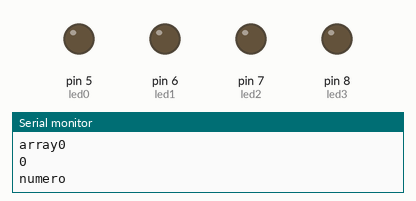
A sketch run on a simulated Arduino Uno, built with avr-gcc and run on an emulated ATmega328P. Shown: output pins drawn as LEDs (lit = HIGH), the last lines printed to the serial monitor.

Above: at 0.1 s.
At 2.3 s:
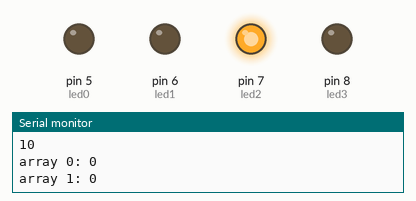
At 4.4 s:
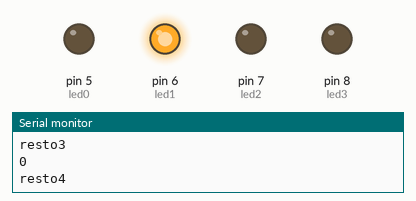
At 7.7 s:
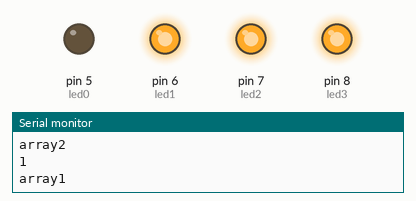
At 12.1 s:
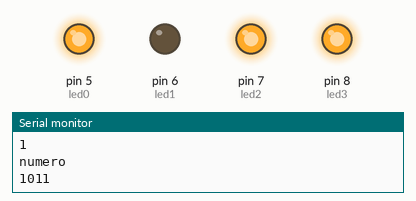
At 16.4 s:
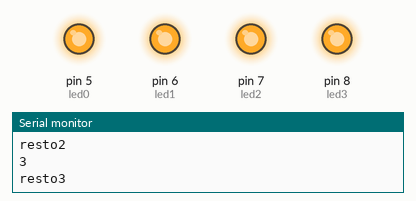
Timing chart, 0 to 17.9 s (numbered marks = the images above):
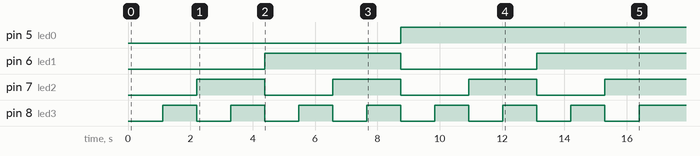

Measured:
- by itself, pin 5 (led0): LOW → HIGH at 8.7 s
- by itself, pin 6 (led1): LOW → HIGH at 4.4 s, → LOW 4.4 s later, → HIGH 4.4 s later
- by itself, pin 7 (led2): alternates HIGH for 2.2 s and LOW for 2.2 s, 7 changes in all, then stays HIGH
- by itself, pin 8 (led3): alternates HIGH for 1.1 s and LOW for 1.1 s, 15 changes in all, then stays HIGH

The sketch:

CFGS_MP10_LL006_SABERNEMES_004_LEDS_JUDIT_MARTIN_VILA.ino
```cpp
/**********************************************************************************
**                                                                               **
**                              Array de 8 LEDs                                  **
**                                                                               **
** NOM: JUDIT MARTIN                                          DATA: 27/03/2021   **
**********************************************************************************/

//********** Includes *************************************************************

//********** Variables ************************************************************
const int led0 = 5;          // donar nom al pin 5 de l’Arduino
const int led1 = 6;          // donar nom al pin 6 de l’Arduino
const int led2 = 7;          // donar nom al pin 7 de l’Arduino
const int led3 = 8;          // donar nom al pin 8 de l’Arduino
int numero = 0;
int resto1;
int resto2;
int resto3;
int resto4;
int myarray[3];

//********** Setup ****************************************************************
void setup()
{
  Serial.begin(9600);    // obre el port sèrie configurant la velocitat a 9600bps
  pinMode(led0, OUTPUT);     // definir el pin 5 com una sortida
  pinMode(led1, OUTPUT);     // definir el pin 6 com una sortida
  pinMode(led2, OUTPUT);     // definir el pin 7 com una sortida
  pinMode(led3, OUTPUT);     // definir el pin 8 com una sortida
}

//********** Loop *****************************************************************
void loop()
{
while (numero <= 15){

    Serial.println(numero);

    resto1 = numero / 2;
    Serial.println("resto1");
    Serial.println(resto1);

    resto2 = resto1 / 2;
    Serial.println("resto2");
    Serial.println(resto2);

    resto3 = resto2 / 2;
    Serial.println("resto3");
    Serial.println(resto3);

    resto4 = resto3 / 2;
    Serial.println("resto4");
    Serial.println(resto4);

    myarray[3]= numero % 2;
    Serial.println("array3");
    Serial.println(myarray[3]);

    myarray[2]= resto1 % 2;
    Serial.println("array2");
    Serial.println(myarray[2]);

    myarray[1]= resto2 % 2;
    Serial.println("array1");
    Serial.println(myarray[1]);

    myarray[0]= resto3 % 2;
    Serial.println("array0");
    Serial.println(myarray[0]);

    if (myarray[3]>=1){
      digitalWrite(led3, HIGH);
    }
    else {
      digitalWrite(led3, LOW);
    }

    if (myarray[2]>=1){
      digitalWrite(led2, HIGH);
    }
        else {
      digitalWrite(led2, LOW);
    }

    if (myarray[1]>=1){
      digitalWrite(led1, HIGH);
    }
    else {
      digitalWrite(led1, LOW);
    }

    if (myarray[0]>=1){
      digitalWrite(led0, HIGH);
    }
    else {
      digitalWrite(led0, LOW);
    }
    Serial.println("numero");
    Serial.println(numero, BIN);
    numero++;
    Serial.print("array 0: ");
    Serial.println(myarray[0]);
    Serial.print("array 1: ");
    Serial.println(myarray[1]);
    Serial.print("array 2: ");
    Serial.println(myarray[2]);
    Serial.print("array 3: ");
    Serial.println(myarray[3]);

    delay(1000);
}
}

//********** Funcions *************************************************************
```
